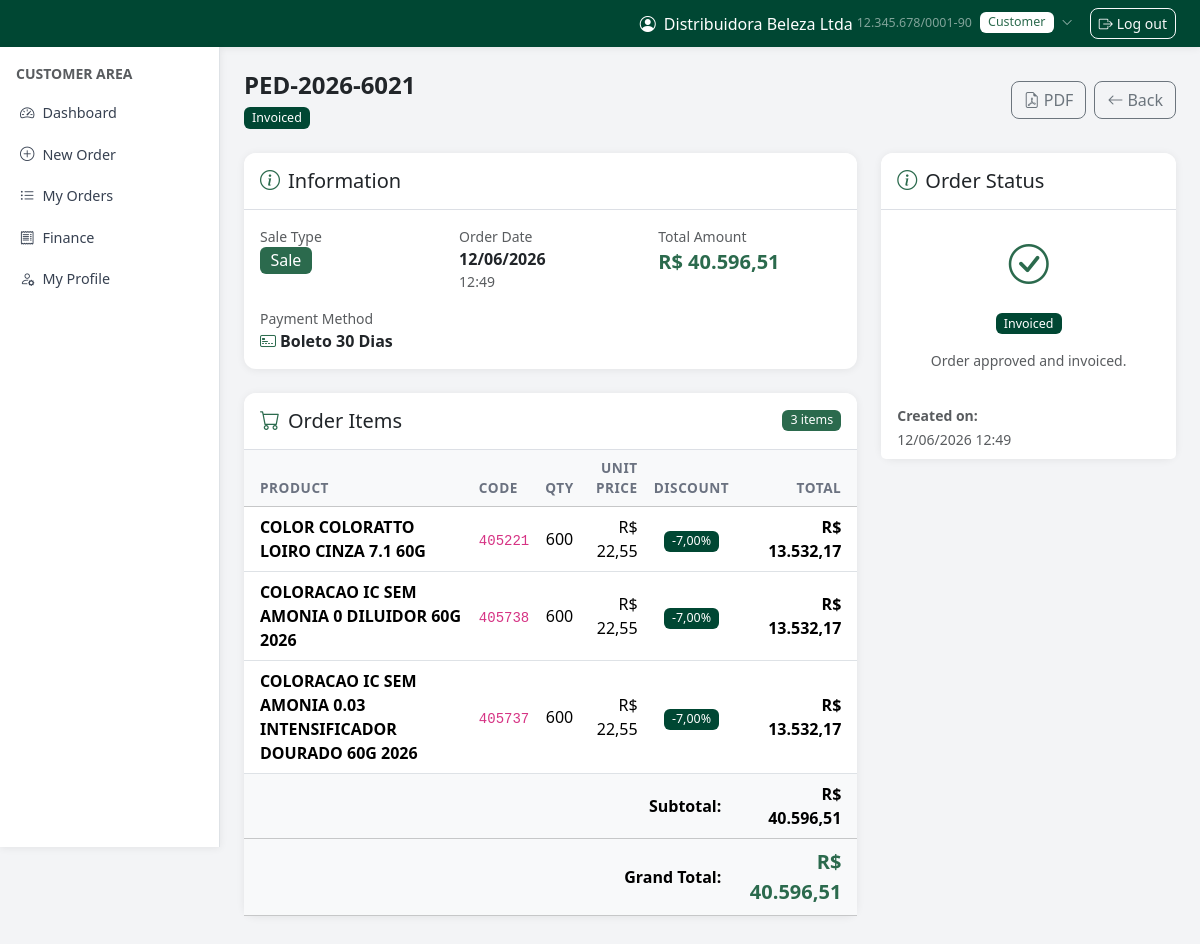
The app's page /cliente/pedido.php?id=235 (signed in) with its own data.
### tables this page shows
CREATE TABLE `pedidos` (
  `id` int(11) NOT NULL,
  `numero_pedido` varchar(50) DEFAULT NULL,
  `tipo_venda` enum('venda','bonificacao') DEFAULT 'venda',
  `data_pedido` date DEFAULT NULL,
  `cliente_id` int(11) DEFAULT NULL,
  `produto_id` int(11) DEFAULT NULL,
  `vendedor` varchar(100) DEFAULT NULL,
  `codigo_barra` varchar(50) DEFAULT NULL,
  `descricao_produto` varchar(200) DEFAULT NULL,
  `quantidade_total` int(11) DEFAULT 0,
  `valor_total` decimal(12,2) DEFAULT 0.00,
  `status` enum('comercial','financeiro','faturamento','faturado','cancelado','reprovado') DEFAULT 'comercial',
  `observacoes` text DEFAULT NULL,
  `created_at` timestamp NOT NULL DEFAULT current_timestamp(),
  `lote_id` varchar(40) DEFAULT NULL,
  `desconto_campanha` decimal(5,2) DEFAULT NULL,
  `forma_pagamento` varchar(60) DEFAULT NULL,
  `credito_utilizado` decimal(12,2) DEFAULT NULL,
  `supervisor` varchar(100) DEFAULT NULL,
  `desconto_pagamento` decimal(12,2) DEFAULT NULL,
  `moeda` varchar(10) NOT NULL DEFAULT 'BRL',
  `cotacao` decimal(10,4) DEFAULT NULL,
  `desconto_comercial` decimal(10,4) NOT NULL DEFAULT 0.0000,
  `desconto_diretoria` decimal(10,4) NOT NULL DEFAULT 0.0000
);

CREATE TABLE `produtos` (
  `id` int(11) NOT NULL,
  `codigo_produto` varchar(50) DEFAULT NULL,
  `linha` varchar(50) DEFAULT NULL,
  `grupo` varchar(50) DEFAULT NULL,
  `subgrupo` varchar(50) DEFAULT NULL,
  `codigo_barra` varchar(50) DEFAULT NULL,
  `descricao_pt` varchar(200) DEFAULT NULL,
  `descricao_en` varchar(200) DEFAULT NULL,
  `descricao_es` varchar(200) DEFAULT NULL,
  `desc_cliente_pt` text DEFAULT NULL,
  `desc_cliente_en` text DEFAULT NULL,
  `desc_cliente_es` text DEFAULT NULL,
  `nuance` varchar(50) DEFAULT NULL,
  `multiplo` int(11) DEFAULT 1,
  `vendas_distribuidor` decimal(10,2) DEFAULT 0.00,
  `vendas_varejo` decimal(10,2) DEFAULT 0.00,
  `vendas_exportacao` decimal(10,2) DEFAULT 0.00,
  `ncm_id` int(11) DEFAULT NULL,
  `cest` varchar(20) DEFAULT NULL,
  `status` enum('ativo','inativo') DEFAULT 'ativo',
  `created_at` timestamp NOT NULL DEFAULT current_timestamp()
);

### cliente/pedido.php (the view, shortened to what this page needs)
<?php
require_once __DIR__ . '/../config.php';
$u = usuario();
$pedidoId = (int)($_GET['id'] ?? 0);
$pedido = db()->prepare("
    SELECT p.*, pr.codigo_produto, COALESCE(t.preco_padrao, pr.vendas_varejo) AS preco_unit
    FROM pedidos p
    LEFT JOIN produtos pr ON pr.id = p.produto_id
    LEFT JOIN tabela_precos t ON t.produto_id = pr.id
    WHERE p.id = ? AND p.cliente_id = ?");
$pedido->execute([$pedidoId, $u['id']]);
$pedido = $pedido->fetch();
$colPreco = colPrecoMoeda($pedido['moeda'] ?? 'BRL');
$loteId = $pedido['lote_id'] ?: null;
$stmtItens = db()->prepare("
    SELECT p.*, pr.codigo_produto, COALESCE($colPreco, pr.vendas_varejo) AS preco_unit
    FROM pedidos p
    LEFT JOIN produtos pr ON pr.id = p.produto_id
    LEFT JOIN tabela_precos t ON t.produto_id = pr.id
    WHERE " . ($loteId ? 'p.lote_id = ?' : 'p.id = ?') . " ORDER BY p.id");
$stmtItens->execute([$loteId ?: $pedidoId]);
$itensPedido = $stmtItens->fetchAll();
$valorTotalGeral = array_sum(array_column($itensPedido, 'valor_total'));
$creditoUsado = 0.0;
if ($pedido['lote_id']) {
    $cuStmt = db()->prepare('SELECT credito_utilizado FROM pedidos WHERE lote_id = ? AND credito_utilizado > 0 LIMIT 1');
    $cuStmt->execute([$pedido['lote_id']]);
    $creditoUsado = (float)($cuStmt->fetchColumn() ?: 0);
} else {
    $creditoUsado = (float)($pedido['credito_utilizado'] ?? 0);
}
$descontoPix = 0.0;
if ($pedido['lote_id']) {
    $dpStmt = db()->prepare('SELECT desconto_pagamento FROM pedidos WHERE lote_id = ? AND desconto_pagamento > 0 LIMIT 1');
    $dpStmt->execute([$pedido['lote_id']]);
    $descontoPix = (float)($dpStmt->fetchColumn() ?: 0);
} else {
    $descontoPix = (float)($pedido['desconto_pagamento'] ?? 0);
}
$totalAPagar = max(0, $valorTotalGeral - $descontoPix - $creditoUsado);
$canEdit = $pedido['status'] === 'comercial';
$statusInfo = [
    'comercial'  => ['icon' => 'bi-hourglass-split', 'color' => 'primary',   'msg' => t('Aguardando análise do time Comercial.')],
    'financeiro' => ['icon' => 'bi-currency-dollar', 'color' => 'warning',   'msg' => t('Em análise pelo time Financeiro.')],
    'faturado'   => ['icon' => 'bi-check-circle',    'color' => 'success',   'msg' => t('Pedido aprovado e faturado.')],
    'cancelado'  => ['icon' => 'bi-x-circle',        'color' => 'danger',    'msg' => t('Pedido cancelado. Entre em contato com seu supervisor.')],
    'reprovado'  => ['icon' => 'bi-x-circle',        'color' => 'danger',    'msg' => t('Pedido cancelado. Entre em contato com seu supervisor.')],
];
$si = $statusInfo[$pedido['status']] ?? ['icon' => 'bi-question-circle', 'color' => 'secondary', 'msg' => ''];
require_once LAYOUT_PATH . '/header.php';
?>
<div class="d-flex flex-wrap justify-content-between align-items-center gap-2 mb-4">
    <div>
        <h4 class="fw-bold mb-1"><?= e($pedido['numero_pedido']) ?></h4>
        <div><?= statusBadge($pedido['status']) ?></div>
    </div>
    <div class="d-flex gap-2">
        <a href="<?= BASE_URL ?>/cliente/pedido-pdf.php?id=<?= $pedidoId ?>" target="_blank"
           class="btn btn-outline-secondary">
            <i class="bi bi-file-earmark-pdf me-1"></i>PDF
        </a>
        <a href="<?= BASE_URL ?>/cliente/meus-pedidos.php" class="btn btn-outline-secondary">
            <i class="bi bi-arrow-left me-1"></i><?= et('Voltar') ?>
        </a>
    </div>
</div>
<div class="row g-4">
    <div class="col-lg-8">
        <div class="card border-0 shadow-sm mb-4">
            <div class="card-header bg-white py-3">
                <h5 class="mb-0"><i class="bi bi-info-circle me-2 text-primary"></i><?= et('Informações') ?></h5>
            </div>
            <div class="card-body">
                <div class="row g-3">
                    <div class="col-sm-4">
                        <div class="text-muted small"><?= et('Tipo de Venda') ?></div>
                        <div class="fw-semibold">
                            <span class="badge bg-<?= $pedido['tipo_venda'] === 'venda' ? 'primary' : 'success' ?> fs-6">
                                <?= et(ucfirst($pedido['tipo_venda'])) ?>
                            </span>
                        </div>
                    </div>
                    <div class="col-sm-4">
                        <div class="text-muted small"><?= et('Data do Pedido') ?></div>
                        <div class="fw-semibold"><?= dataBR($pedido['data_pedido']) ?></div>
                        <div class="text-muted small"><?= $pedido['created_at'] ? date('H:i', strtotime($pedido['created_at'])) : '' ?></div>
                    </div>
                    <div class="col-sm-4">
                        <div class="text-muted small"><?= ($descontoPix > 0 || $creditoUsado > 0) ? et('Total a Pagar') : et('Valor Total') ?></div>
                        <div class="fw-bold fs-5 text-primary"><?= moedaBR($totalAPagar) ?></div>
                    </div>
                    <?php if (!empty($pedido['forma_pagamento'])): ?>
                    <div class="col-sm-6">
                        <div class="text-muted small"><?= et('Forma de Pagamento') ?></div>
                        <div class="fw-semibold"><i class="bi bi-credit-card-2-front me-1 text-primary"></i><?= e($pedido['forma_pagamento']) ?></div>
                    </div>
                    <?php endif; ?>
                </div>
            </div>
        </div>
        <div class="card border-0 shadow-sm mb-4">
            <div class="card-header bg-white py-3 d-flex justify-content-between align-items-center">
                <h5 class="mb-0"><i class="bi bi-cart me-2 text-primary"></i><?= et('Itens do Pedido') ?></h5>
                <?php if (count($itensPedido) > 1): ?>
                <span class="badge bg-primary"><?= count($itensPedido) ?> <?= et('itens') ?></span>
                <?php endif; ?>
            </div>
            <div class="card-body p-0">
                <table class="table table-hover align-middle mb-0">
                    <thead class="table-light">
                        <tr>
                            <th class="ps-3"><?= et('Produto') ?></th>
                            <th><?= et('Código') ?></th>
                            <th class="text-center"><?= et('Qtd') ?></th>
                            <th class="text-end"><?= et('Preço Unit.') ?></th>
                            <th class="text-center"><?= et('Desconto') ?></th>
                            <th class="text-end pe-3"><?= et('Total') ?></th>
                        </tr>
                    </thead>
                    <tbody>
                        <?php foreach ($itensPedido as $item):
                            $descPct   = (float)($item['desconto_campanha'] ?? 0);
                            $qtd       = (int)$item['quantidade_total'];
                            $precoUnit = $qtd > 0 ? (float)$item['valor_total'] / $qtd : 0;
                        ?>
                        <tr>
                            <td class="ps-3 fw-semibold"><?= e($item['descricao_produto'] ?? '—') ?></td>
                            <td><code><?= e($item['codigo_produto'] ?? $item['codigo_barra'] ?? '—') ?></code></td>
                            <td class="text-center"><?= $qtd ?></td>
                            <td class="text-end"><?= $precoUnit > 0 ? moedaBR($precoUnit) : '—' ?></td>
                            <td class="text-center">
                                <?php if ($descPct > 0): ?>
                                <span class="badge bg-success">-<?= number_format($descPct, 2, ',', '.') ?>%</span>
                                <?php else: ?>
                                <span class="text-muted">—</span>
                                <?php endif; ?>
                            </td>
                            <td class="text-end fw-semibold pe-3"><?= moedaBR($item['valor_total']) ?></td>
                        </tr>
                        <?php endforeach; ?>
                    </tbody>
                    <tfoot class="table-light">
                        <tr>
                            <td colspan="5" class="text-end fw-semibold pe-3"><?= et('Subtotal:') ?></td>
                            <td class="fw-semibold text-end pe-3"><?= moedaBR($valorTotalGeral) ?></td>
                        </tr>
                        <?php if ($descontoPix > 0 || $creditoUsado > 0): ?>
                        <tr>
                            <td colspan="5" class="text-end fw-bold pe-3"><?= et('Total a Pagar:') ?></td>
                            <td class="fw-bold text-primary fs-5 text-end pe-3"><?= moedaBR($totalAPagar) ?></td>
                        </tr>
                        <?php else: ?>
                        <tr>
                            <td colspan="5" class="text-end fw-bold pe-3"><?= et('Total Geral:') ?></td>
                            <td class="fw-bold text-primary fs-5 text-end pe-3"><?= moedaBR($valorTotalGeral) ?></td>
                        </tr>
                        <?php endif; ?>
                    </tfoot>
                </table>
            </div>
        </div>
    </div>
    <div class="col-lg-4">
        <div class="card border-0 shadow-sm sticky-top" style="top:1rem">
            <div class="card-header bg-white py-3">
                <h5 class="mb-0"><i class="bi bi-info-circle me-2 text-primary"></i><?= et('Status do Pedido') ?></h5>
            </div>
            <div class="card-body <?= $canEdit ? '' : 'text-center py-4' ?>">
                <?php if ($canEdit): ?>
                <div class="d-grid gap-2">
                    <a href="<?= BASE_URL ?>/cliente/novo-pedido.php?editar=<?= $pedido['id'] ?>"
                       class="btn btn-warning">
                        <i class="bi bi-pencil-square me-1"></i><?= et('Editar Pedido') ?>
                    </a>
                </div>
                <hr class="my-3">
                <div class="text-center">
                    <i class="bi <?= $si['icon'] ?> text-<?= $si['color'] ?>" style="font-size:2rem"></i>
                    <div class="mt-2"><?= statusBadge($pedido['status']) ?></div>
                    <p class="text-muted small mt-2 mb-0"><?= e($si['msg']) ?></p>
                </div>
                <?php else: ?>
                <i class="bi <?= $si['icon'] ?> text-<?= $si['color'] ?>" style="font-size:2.5rem"></i>
                <div class="mt-3"><?= statusBadge($pedido['status']) ?></div>
                <p class="text-muted small mt-3 mb-0"><?= e($si['msg']) ?></p>
                <?php endif; ?>
            </div>
            <div class="card-footer bg-white border-top-0">
                <small class="text-muted">
                    <strong><?= et('Criado em:') ?></strong><br>
                    <?= $pedido['created_at'] ? date('d/m/Y H:i', strtotime($pedido['created_at'])) : dataBR($pedido['data_pedido']) ?>
                </small>
            </div>
        </div>
    </div>
</div>
<?php require_once LAYOUT_PATH . '/footer.php'; ?>

### records on screen
pedidos: numero_pedido "PED-2026-6021", tipo_venda "Sale", data_pedido "12/06/2026", created_at "12:49", moeda "R$ 40.596,51", forma_pagamento "Boleto 30 Dias", descricao_produto "COLOR COLORATTO LOIRO CINZA 7.1 60G", produto.codigo_produto "405221", quantidade_total "600", moedaBR($precoUnit) "R$ 22,55", desconto_campanha "7,00", moedaBR($item['valor_total']) "R$ 13.532,17", status "Order approved and invoiced.", created_at "12/06/2026 12:49"
pedidos: descricao_produto "COLORACAO IC SEM AMONIA 0 DILUIDOR 60G 2026", produto.codigo_produto "405738", quantidade_total "600", precoUnit "R$ 22,55", desconto_campanha "7,00", valor_total "R$ 13.532,17"
pedidos: descricao_produto "COLORACAO IC SEM AMONIA 0.03 INTENSIFICADOR DOURADO 60G 2026", produto.codigo_produto "405737", quantidade_total "600", precoUnit "R$ 22,55", desconto_campanha "7,00", valor_total "R$ 13.532,17"

### other values on screen
$_usuario['nome'] "Distribuidora Beleza Ltda"
$_usuario['cnpj'] "12.345.678/0001-90"
et('Cliente') "Customer"
et('Sair') "Log out"
et('Área do Cliente') "CUSTOMER AREA"
et('Dashboard') "Dashboard"
et('Novo Pedido') "New Order"
et('Meus Pedidos') "My Orders"
et('Financeiro') "Finance"
et('Meu Perfil') "My Profile"
t($label) "Invoiced Invoiced"
et('Voltar') "Back"
et('Informações') "Information"
et('Tipo de Venda') "Sale Type"
et('Data do Pedido') "Order Date"
